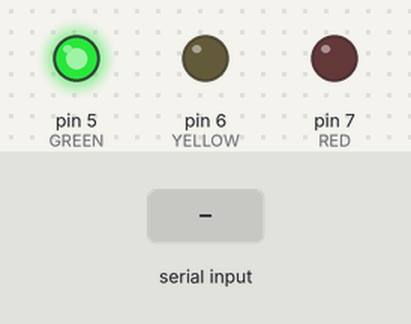
The sketch below on a simulated Arduino Uno, built with avr-gcc and run on an emulated ATmega328P. On the bench: output pins drawn as LEDs (lit = HIGH). Dashed ring = blinking. Inputs (shaded band) come from the test bench.

Above: at 1.2 s.
1.3 s: "Y\n" received over Serial
At 1.55 s:
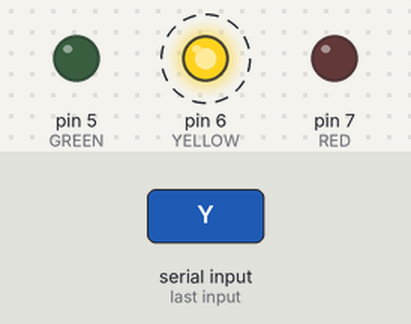
4.3 s: "R\n" received over Serial
At 4.55 s:
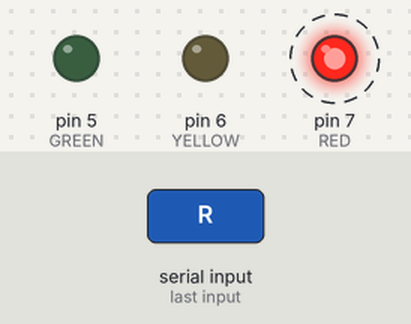
7.3 s: "G:1\n" received over Serial
At 8.3 s:
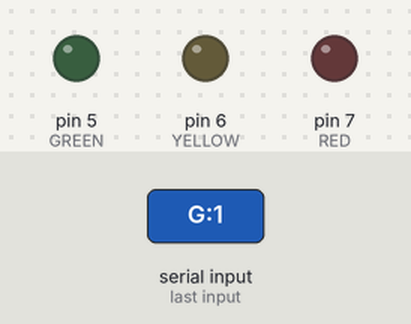
8.8 s: "G\n" received over Serial
At 9.4 s:
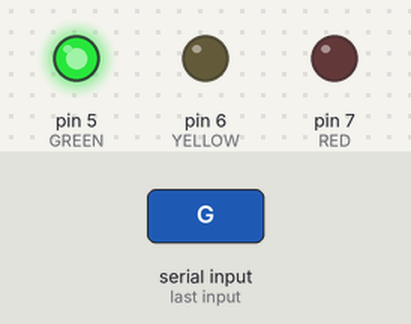
Timing chart, 0 to 11.3 s (numbered marks = the images above; inputs shaded):
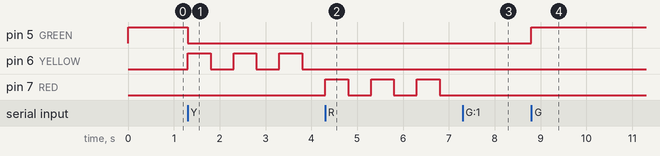

The sketch:

agent-light.ino
```cpp
const int GREEN = 5;
const int YELLOW = 6;
const int RED = 7;

struct LightState {
  int pin;
  bool active;
  bool blink;
  unsigned long interval;
  unsigned long lastToggle;
  bool output;
};

LightState green = {GREEN, true, false, 500, 0, true};
LightState yellow = {YELLOW, false, true, 500, 0, false};
LightState red = {RED, false, true, 500, 0, false};

String input = "";

void setup() {
  pinMode(GREEN, OUTPUT);
  pinMode(YELLOW, OUTPUT);
  pinMode(RED, OUTPUT);

  Serial.begin(9600);
  setOnlyGreen();
}

void loop() {
  readCommand();
  updateLight(green);
  updateLight(yellow);
  updateLight(red);
}

void readCommand() {
  while (Serial.available() > 0) {
    char c = Serial.read();

    if (c == '\n' || c == '\r') {
      if (input.length() > 0) {
        handleCommand(input);
        input = "";
      }
    } else {
      input += c;
    }
  }
}

void handleCommand(String cmd) {
  cmd.trim();
  char light = cmd.charAt(0);

  if (cmd == "G") {
    setMode(green, true, false, 500);
    yellow.active = false;
    red.active = false;
    return;
  }

  if (cmd == "Y") {
    setMode(yellow, true, true, 500);
    green.active = false;
    red.active = false;
    return;
  }

  if (cmd == "R") {
    setMode(red, true, true, 500);
    green.active = false;
    yellow.active = false;
    return;
  }

  int firstColon = cmd.indexOf(':');
  int secondColon = cmd.indexOf(':', firstColon + 1);

  if (firstColon < 0) return;

  String mode = cmd.substring(firstColon + 1, secondColon < 0 ? cmd.length() : secondColon);
  unsigned long interval = 500;

  if (secondColon > 0) {
    interval = cmd.substring(secondColon + 1).toInt();
    if (interval < 50) interval = 50;
  }

  LightState *target = getLight(light);
  if (target == NULL) return;

  green.active = false;
  yellow.active = false;
  red.active = false;

  if (mode == "on") {
    setMode(*target, true, false, interval);
  } else if (mode == "blink") {
    setMode(*target, true, true, interval);
  } else if (mode == "off") {
    setMode(*target, false, false, interval);
  }
}

LightState* getLight(char light) {
  if (light == 'G') return &green;
  if (light == 'Y') return &yellow;
  if (light == 'R') return &red;
  return NULL;
}

void setMode(LightState &light, bool active, bool blink, unsigned long interval) {
  light.active = active;
  light.blink = blink;
  light.interval = interval;
  light.lastToggle = millis();
  light.output = active;

  digitalWrite(light.pin, active ? HIGH : LOW);
}

void updateLight(LightState &light) {
  if (!light.active) {
    digitalWrite(light.pin, LOW);
    return;
  }

  if (!light.blink) {
    digitalWrite(light.pin, HIGH);
    return;
  }

  unsigned long now = millis();
  if (now - light.lastToggle >= light.interval) {
    light.lastToggle = now;
    light.output = !light.output;
    digitalWrite(light.pin, light.output ? HIGH : LOW);
  }
}

void setOnlyGreen() {
  setMode(green, true, false, 500);
  yellow.active = false;
  red.active = false;
}
```

Measured:
- after the input at 1.3 s, pin 5 (GREEN): HIGH → LOW at once; pin 6 (YELLOW): alternates HIGH for 0.50 s and LOW for 0.50 s, starting at once
- after the input at 4.3 s, pin 6 (YELLOW): stops changing and stays LOW; pin 7 (RED): alternates HIGH for 0.50 s and LOW for 0.50 s, starting at once
- after the input at 7.3 s, pin 7 (RED): stays LOW (without the input it goes to HIGH after 0.00 s)
- after the input at 8.8 s, pin 5 (GREEN): LOW → HIGH at once
